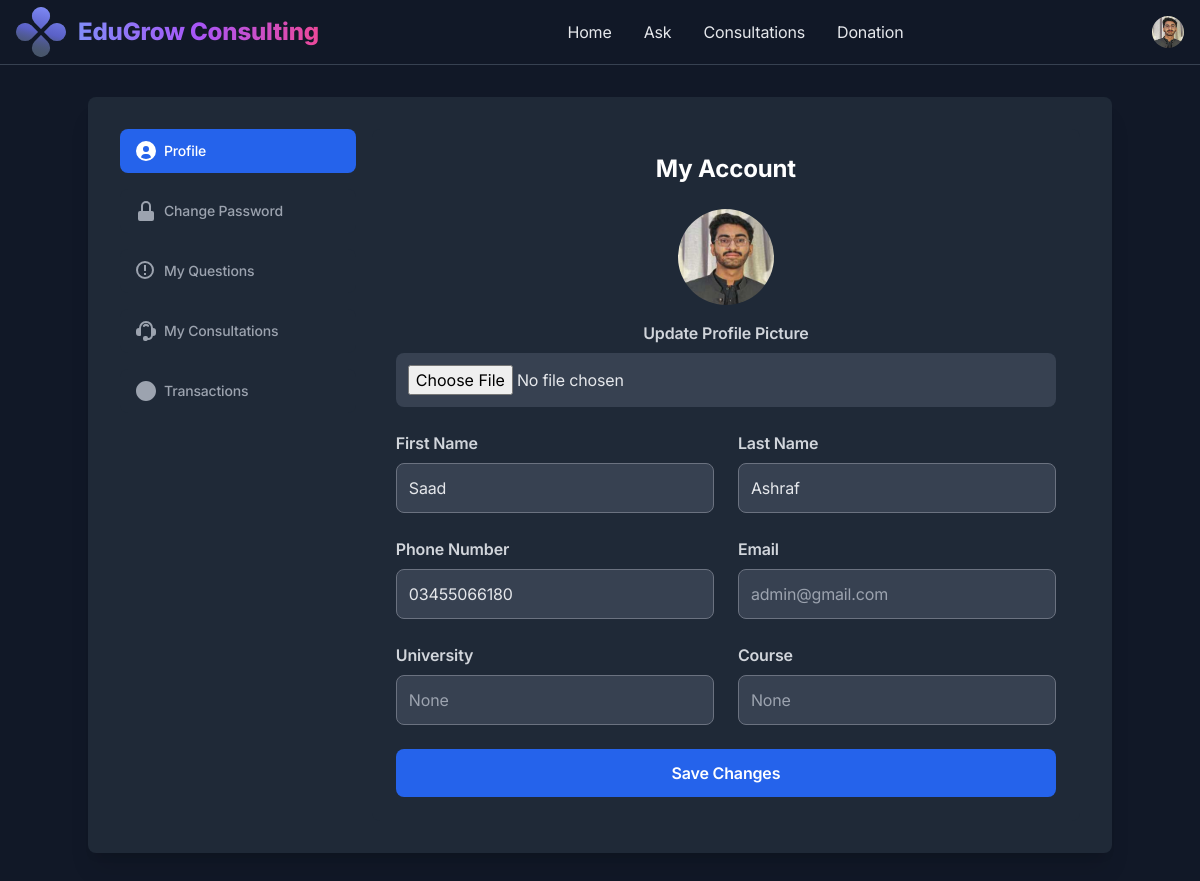
/dashboard/ (signed in), run on the app's committed database.
### app/models.py (models this page shows, shortened)
class User(AbstractUser):
    username = None
    email = models.EmailField(unique=True)
    age = models.PositiveIntegerField(null=True, blank=True)
    phone_number = models.CharField(max_length=15, null=True, blank=True)
    country_of_origin = models.CharField(max_length=50, null=True, blank=True)
    university = models.CharField(max_length=100, null=True, blank=True)
    course = models.CharField(max_length=100, null=True, blank=True)
    government_id = models.FileField(upload_to='government_ids/', null=True, blank=True)
    profile_image = models.ImageField(
        upload_to='profile_images/',
        null=True,
        blank=True,
        default='default_profile.png'
    )
    VERIFICATION_STATUS_CHOICES = [
        ('Not Verified', 'Not Verified'),
        ('Verified', 'Verified'),
        ('Refused', 'Refused'),
    ]
    verification_status = models.CharField(
        max_length=15,
        choices=VERIFICATION_STATUS_CHOICES,
        default='Not Verified'
    )
    USERNAME_FIELD = 'email'
    REQUIRED_FIELDS = ['first_name', 'last_name']
    objects = CustomUserManager()

### app/views.py (the view, shortened to what this page needs)
# urls.py: path('dashboard/', dashboard, name='dashboard'),
@login_required(login_url='login')
def dashboard(request):
    user = request.user  # Get the currently logged-in user
    search_query = request.GET.get('search', '')
    questions = Question.objects.filter(user_id=user.id)
    if search_query:
        questions = questions.filter(
            title__icontains=search_query)  # You can also include 'message__icontains' if needed
    questions = questions.order_by('-created_at')
    paginator = Paginator(questions, 10)  # Show 10 questions per page
    page_number = request.GET.get('page')
    page_obj = paginator.get_page(page_number)
    consult_search_query = request.GET.get('consult_search', '')
    consultations = ConsultationRequest.objects.filter(user=user)
    if consult_search_query:
        consultations = consultations.filter(
            title__icontains=consult_search_query
        )
    consultations = consultations.order_by('date', 'time')
    consult_paginator = Paginator(consultations, 10)
    consult_page_number = request.GET.get('consult_page')
    consult_page_obj = consult_paginator.get_page(consult_page_number)
    transactions = Transaction.objects.filter(user=user).order_by('-created_at')
    transaction_paginator = Paginator(transactions, 10)  # Show 10 transactions per page
    transaction_page_number = request.GET.get('transaction_page')
    transaction_page_obj = transaction_paginator.get_page(transaction_page_number)
    context = {
        'first_name': user.first_name,
        'last_name': user.last_name,
        'phone_number': user.phone_number,
        'email': user.email,
        'age': user.age,
        'country_of_origin': user.country_of_origin,
        'university': user.university,
        'course': user.course,
        'government_id': user.government_id,
        'profile_image': user.profile_image,
        'verification_status': user.verification_status,
        'page_obj': page_obj,
        'search_query': search_query,
        'consult_page_obj': consult_page_obj,
        'consult_search_query': consult_search_query,
        'transaction_page_obj': transaction_page_obj,
    }
    return render(request, 'dashboard.html', context)

### app/templates/dashboard.html (shortened to what this page needs)
{% extends 'components/base.html' %}
{% block content %}
    <main class="flex flex-col min-h-screen bg-gray-900 text-gray-300">
        <section class="flex-grow">
            <div class="container mx-auto py-8">
                <div class="bg-gray-800 rounded-lg shadow-xl p-8">
                    <div class="md:flex">
                        <ul class="flex flex-col space-y-4 text-sm font-medium text-gray-400 md:mr-4 mb-4 md:mb-0 w-full md:w-1/4">
                            <li>
                                <a href="#"
                                   class="tab-link inline-flex items-center px-4 py-3 text-white bg-blue-600 rounded-lg w-full"
                                   data-tab-target="profile" aria-current="page">
                                    <svg class="w-5 h-5 mr-2" xmlns="http://www.w3.org/2000/svg" fill="currentColor"
                                         viewBox="0 0 20 20">
                                        <path d="M10 0a10 10 0 1 0 10 10A10.011 10.011 0 0 0 10 0Zm0 5a3 3 0 1 1 0 6 3 3 0 0 1 0-6Zm0 13a8.949 8.949 0 0 1-4.951-1.488A3.987 3.987 0 0 1 9 13h2a3.987 3.987 0 0 1 3.951 3.512A8.949 8.949 0 0 1 10 18Z"/>
                                    </svg>
                                    Profile
                                </a>
                            </li>
                            <li>
                                <a href="#"
                                   class="tab-link inline-flex items-center px-4 py-3 rounded-lg hover:text-white bg-gray-800 hover:bg-gray-700 w-full"
                                   data-tab-target="change-password">
                                    <svg class="w-5 h-5 mr-2" xmlns="http://www.w3.org/2000/svg" fill="currentColor"
                                         viewBox="0 0 20 20">
                                        <path d="M10 0a5 5 0 0 0-5 5v5H4a2 2 0 0 0-2 2v6a2 2 0 0 0 2 2h12a2 2 0 0 0 2-2v-6a2 2 0 0 0-2-2h-1V5a5 5 0 0 0-5-5Zm-3 5a3 3 0 1 1 6 0v5H7V5Z"/>
                                    </svg>
                                    Change Password
                                </a>
                            </li>
                            <li>
                                <a href="#"
                                   class="tab-link inline-flex items-center px-4 py-3 rounded-lg hover:text-white bg-gray-800 hover:bg-gray-700 w-full"
                                   data-tab-target="questions">
                                    <svg class="w-5 h-5 mr-2" xmlns="http://www.w3.org/2000/svg" fill="currentColor"
                                         viewBox="0 0 20 20">
                                        <path d="M9 0a9 9 0 1 0 9 9A9.01 9.01 0 0 0 9 0Zm0 16a7 7 0 1 1 7-7 7.008 7.008 0 0 1-7 7Z"/>
                                        <path d="M8 4h2v6H8V4Zm0 8h2v2H8v-2Z"/>
                                    </svg>
                                    My Questions
                                </a>
                            </li>
                            <li>
                                <a href="#"
                                   class="tab-link inline-flex items-center px-4 py-3 rounded-lg hover:text-white bg-gray-800 hover:bg-gray-700 w-full"
                                   data-tab-target="consultations">
                                    My Consultations
                                </a>
                            </li>
                            <li>
                                <a href="#"
                                   class="tab-link inline-flex items-center px-4 py-3 rounded-lg hover:text-white bg-gray-800 hover:bg-gray-700 w-full"
                                   data-tab-target="transactions">
                                    <svg class="w-5 h-5 mr-2" xmlns="http://www.w3.org/2000/svg" fill="currentColor"
                                         viewBox="0 0 20 20">
                                        <path d="M10 0C4.486 0 0 4.486 0 10s4.486 10 10 10 10-4.486 10-10S15.514 0 10 0zm1 15v-4h3l-4-5-4 5h3v4h2z"/>
                                    </svg>
                                    Transactions
                                </a>
                            </li>
                        </ul>
                        <div class="tab-content p-6 bg-gray-800 text-medium text-gray-400 rounded-lg w-full md:w-3/4"
                             data-tab-content="profile">
                            <h2 class="text-2xl font-bold text-white mb-6 text-center">My Account</h2>
                            <form action="{% url 'dashboard' %}" method="POST" class="space-y-6" enctype="multipart/form-data">
                                <div class="text-center mb-6">
                                    <img  src="{{ user.profile_image.url|default:'/media/default_profile.png' }}"
                                            alt="Current Profile Picture"
                                            class="w-24 h-24 rounded-full mx-auto mb-4"
                                    >
                                    <label for="profile_image" class="block text-gray-300 font-semibold mb-2">Update
                                        Profile Picture</label>
                                    <input type="file" id="profile_image" name="profile_image"
                                           class="w-full p-3 bg-gray-700 text-gray-200 rounded-lg focus:outline-none focus:ring-2 focus:ring-blue-600">
                                </div>
                                <div class="grid grid-cols-1 md:grid-cols-2 gap-6 mb-6">
                                    <div>
                                        <label for="first_name" class="block text-gray-300 font-semibold mb-2">First
                                            Name</label>
                                        <input type="text" id="first_name" name="first_name" value="{{ first_name }}"
                                               class="w-full p-3 bg-gray-700 text-gray-200 rounded-lg focus:outline-none focus:ring-2 focus:ring-blue-600"
                                               placeholder="Enter your first name">
                                    </div>
                                    <div>
                                        <label for="last_name" class="block text-gray-300 font-semibold mb-2">Last
                                            Name</label>
                                        <input type="text" id="last_name" name="last_name" value="{{ last_name }}"
                                               class="w-full p-3 bg-gray-700 text-gray-200 rounded-lg focus:outline-none focus:ring-2 focus:ring-blue-600"
                                               placeholder="Enter your last name">
                                    </div>
                                </div>
                                <div class="grid grid-cols-1 md:grid-cols-2 gap-6 mb-6">
                                    <div>
                                        <label for="phone_number" class="block text-gray-300 font-semibold mb-2">Phone
                                            Number</label>
                                        <input type="text" id="phone_number" name="phone_number"
                                               value="{{ phone_number }}"
                                               class="w-full p-3 bg-gray-700 text-gray-200 rounded-lg focus:outline-none focus:ring-2 focus:ring-blue-600"
                                               placeholder="Enter your phone number">
                                    </div>
                                    <div>
                                        <label for="email" class="block text-gray-300 font-semibold mb-2">Email</label>
                                        <input type="email" id="email" name="email" value="{{ email }}" readonly
                                               class="w-full p-3 bg-gray-700 text-gray-400 rounded-lg cursor-not-allowed"
                                               placeholder="Your email">
                                    </div>
                                </div>
                                <div class="grid grid-cols-1 md:grid-cols-2 gap-6 mb-6">
                                    <div>
                                        <label for="university" class="block text-gray-300 font-semibold mb-2">University</label>
                                        <input type="text" id="university" name="university" value="{{ university }}"
                                               readonly
                                               class="w-full p-3 bg-gray-700 text-gray-400 rounded-lg cursor-not-allowed"
                                               placeholder="Your university">
                                    </div>
                                    <div>
                                        <label for="course"
                                               class="block text-gray-300 font-semibold mb-2">Course</label>
                                        <input type="text" id="course" name="course" value="{{ course }}" readonly
                                               class="w-full p-3 bg-gray-700 text-gray-400 rounded-lg cursor-not-allowed"
                                               placeholder="Your course">
                                    </div>
                                </div>
                                <div class="text-center mt-8">
                                    <button type="submit"
                                            class="w-full py-3 bg-blue-600 text-white font-semibold rounded-lg hover:bg-blue-500 transition">
                                        Save Changes
                                    </button>
                                </div>
                            </form>
                        </div>
                    </div>
                </div>
            </div>
        </section>
    </main>
{% endblock %}

### app/templates/components/header.html (shortened to what this page needs)
{% load static %}
<nav class="bg-gray-900 border-b border-gray-700">
    <div class="max-w-[1550px] mx-auto px-4">
        <div class="flex justify-between items-center h-16">
            <div class="flex items-center">
                <a href="{% url 'index' %}" class="flex items-center">
                    <img src="{% static 'logo.svg' %}" height="50" width="50" alt="Prixite Logo"
                         class="transition duration-300 transform hover:scale-110">
                    <span class="ml-3 text-2xl font-extrabold text-gradient bg-clip-text text-transparent bg-gradient-to-r from-indigo-400 via-purple-500 to-pink-500 hover:text-indigo-400 transition duration-500 ease-in-out">
                    </span>
                </a>
            </div>
            <div class="hidden md:flex space-x-8">
                <a href="{% url 'index' %}"
                   class="text-gray-200 hover:text-white {% if request.path == '/' %}font-bold{% endif %}">Home</a>
                <a href="{% url 'ask' %}"
                   class="text-gray-200 hover:text-white {% if request.path == '/ask/' %}font-bold{% endif %}">Ask</a>
                <a href="{% url 'book_consultation' %}"
                   class="text-gray-200 hover:text-white {% if request.path == '/book-consultation/' %}font-bold{% endif %}">Consultations</a>
                <a href="{% url 'donate' %}"
                   class="text-gray-200 hover:text-white {% if request.path == '/donate/' %}font-bold{% endif %}">Donation</a>
            </div>
            <div class="flex items-center space-x-4">
                {% if not request.user.is_authenticated %}
                    <a href="{% url 'login' %}"
                       class="bg-gradient-to-r from-indigo-500 via-purple-500 to-pink-500 text-white font-bold py-3 px-6 rounded-full shadow-lg transform transition duration-300 hover:scale-105 hover:shadow-xl hidden md:block">
                        Get Started
                    </a>
                {% else %}
                    <div class="relative">
                        <button type="button" class="flex items-center focus:outline-none" onclick="toggleUserMenu()">
                            <img class="h-8 w-8 rounded-full" src="{% if user.profile_image %}{{ user.profile_image.url }}{% else %}{% static 'default-profile.jpg' %}{% endif %}"
                                 alt="User avatar">
                        </button>
                    </div>
                {% endif %}
            </div>
        </div>
    </div>
</nav>

### data on the page
User: profile_image (picture), first_name "Saad", last_name "Ashraf", phone_number "03455066180", email "admin@gmail.com"
